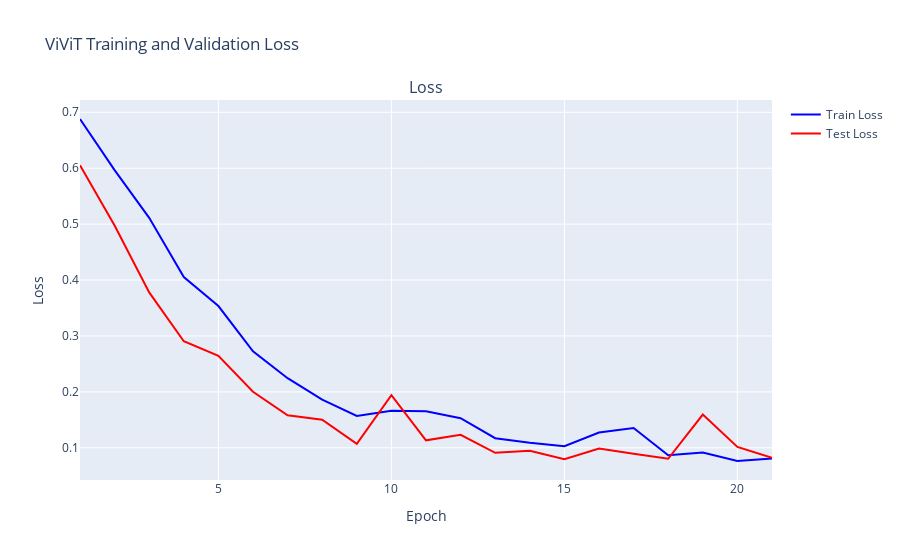

Notebook cell for this chart:
### Markdown cell above
## Loss Graph

### Code cell
import plotly.graph_objs as go
import plotly.subplots as sp

# Sample data (replace these with your actual loss values)
loss2 = history.history['loss']
val_loss = history.history['val_loss']

epochs = list(range(1, len(loss2) + 1))

# Create subplots
fig = sp.make_subplots(rows=1, cols=2, subplot_titles=('Accuracy', 'Loss'))

# Remove accuracy subplot by creating only one subplot for loss
fig = sp.make_subplots(rows=1, cols=1, subplot_titles=('Loss',))

# Add traces for loss
fig.add_trace(
    go.Scatter(x=epochs, y=loss2, mode='lines', name='Train Loss', line=dict(color='blue')),
    row=1, col=1
)
fig.add_trace(
    go.Scatter(x=epochs, y=val_loss, mode='lines', name='Test Loss', line=dict(color='red')),
    row=1, col=1
)

# Update layout
fig.update_layout(
    title_text='ViViT Training and Validation Loss',
    showlegend=True,
    xaxis_title='Epoch',
    yaxis_title='Value'
)

# Update xaxis and yaxis titles for the loss subplot
fig.update_xaxes(title_text='Epoch', row=1, col=1)
fig.update_yaxes(title_text='Loss', dtick=0.1, row=1, col=1)  # Change dtick to desired step size for Loss

# Show figure
fig.show()

### Figure 1 — Plotly figure (JSON) as saved in the notebook; plotly's stock layout.template omitted (floating-point values rounded to 4 significant figures)
{"data": [{"line": {"color": "blue"}, "mode": "lines", "name": "Train Loss", "type": "scatter", "x": [1, 2, 3, 4, 5, 6, 7, 8, 9, 10, 11, 12, 13, 14, 15, 16, 17, 18, 19, 20, 21], "xaxis": "x", "y": [0.688, 0.5966, 0.5112, 0.4054, 0.3535, 0.2726, 0.2245, 0.1861, 0.1569, 0.1664, 0.1652, 0.153, 0.1172, 0.1091, 0.1027, 0.1275, 0.1354, 0.08676, 0.09158, 0.07639, 0.08106], "yaxis": "y"}, {"line": {"color": "red"}, "mode": "lines", "name": "Test Loss", "type": "scatter", "x": [1, 2, 3, 4, 5, 6, 7, 8, 9, 10, 11, 12, 13, 14, 15, 16, 17, 18, 19, 20, 21], "xaxis": "x", "y": [0.6053, 0.4975, 0.3779, 0.2905, 0.2644, 0.2003, 0.158, 0.1503, 0.1069, 0.1941, 0.1133, 0.1234, 0.09111, 0.09481, 0.07977, 0.09864, 0.08926, 0.08034, 0.1595, 0.1015, 0.08209], "yaxis": "y"}], "layout": {"annotations": [{"font": {"size": 16}, "showarrow": false, "text": "Loss", "x": 0.5, "xanchor": "center", "xref": "paper", "y": 1, "yanchor": "bottom", "yref": "paper"}], "autosize": true, "showlegend": true, "title": {"text": "ViViT Training and Validation Loss"}, "xaxis": {"anchor": "y", "autorange": true, "domain": [0, 1], "range": [1, 21], "title": {"text": "Epoch"}, "type": "linear"}, "yaxis": {"anchor": "x", "autorange": true, "domain": [0, 1], "dtick": 0.1, "range": [0.04241, 0.722], "title": {"text": "Loss"}, "type": "linear"}}}
